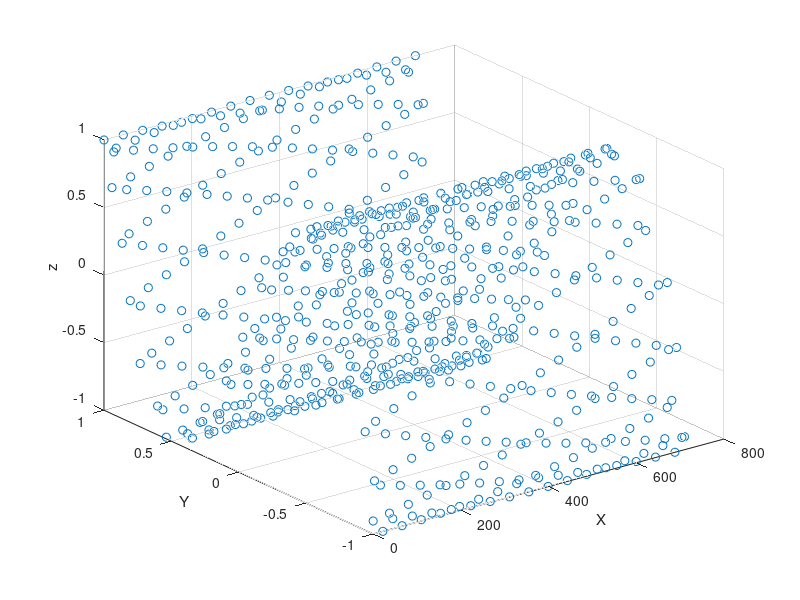

MATLAB code for this plot:
clear all
clc 
close all
t = 0:720;
y1 = cos(t);
y2= cos(3*t);
scatter3(t,y1,y2);
grid on
xlabel('X');
ylabel('Y');
zlabel('z');

